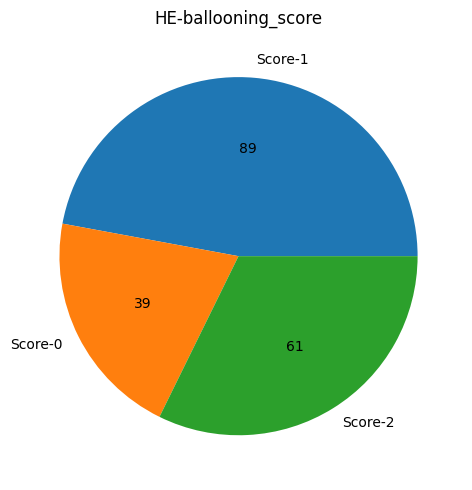
#> input picture HE-ballooning_score.png, 472 x 490 px
$ python -i filter_tools.py   (imports and definitions only)   (older library calls are emulated)
#> lines starting #> are read from the running program, lines starting #| are printed output that depends on the picture; after the words box and inside, x2 and y2 are one past the last pixel; in counts of white or black regions, pixels touching at a corner belong together
#> further down, picture is the input picture: shape (490, 472, 3); mean B, G, R 187.2, 201.1, 178.2
### wsi/image_tools.py
'''
@author: Yang Hu

*reference the code from: https://github.com/deroneriksson/python-wsi-preprocessing
'''

import sys

from PIL import Image
import cv2

import numpy as np
from support.tools import Time
from support.tools import np_info
from skimage.color import rgb2hed, hed2rgb


sys.path.append("..")

# [6 lines left out: function convert_rgb_to_bgr, not called in this run]

def convert_rgb_to_bgr_byhand(img_rgb):
    img_bgr = img_rgb[...,::-1]
    return img_bgr


# [56 lines left out: functions np_to_pil, pil_rgb_2_ihc_dab, pil_to_np_rgb, not called in this run]

def mask_rgb(rgb, mask, show_np_info=False):
    """
    Apply a binary (T/F, 1/0) mask to a 3-channel RGB image and output the result.

    Args:
      rgb: RGB image as a NumPy array.
      mask: An image mask to determine which pixels in the original image should be displayed.

    Returns:
      NumPy array representing an RGB image with mask applied.
    """
    t = Time()
    result = rgb * np.dstack([mask, mask, mask])
    if show_np_info == True:
        np_info(result, "Mask RGB", t.elapsed())

    return result

def mask_percent(np_img):
    """
    Determine the percentage of a NumPy array that is masked (how many of the values are 0 values).

    Args:
      np_img: Image as a NumPy array.

    Returns:
      The percentage of the NumPy array that is masked.
    """
    if (len(np_img.shape) == 3) and (np_img.shape[2] == 3):
        np_sum = np_img[:, :, 0] + np_img[:, :, 1] + np_img[:, :, 2]
        mask_percentage = 100 - np.count_nonzero(np_sum) / np_sum.size * 100
    else:
        mask_percentage = 100 - np.count_nonzero(np_img) / np_img.size * 100
    return mask_percentage

# [2 lines that do not run on import are left out]

### support/tools.py
'''
@author: Yang Hu
'''
import datetime
import numpy as np
from sklearn import preprocessing

class Time:
    """
    Class for displaying elapsed time.
    """

    def __init__(self):
        self.date = str(datetime.date.today())
        self.start = datetime.datetime.now()

    def elapsed_display(self):
        time_elapsed = self.elapsed()
        print("Time elapsed: " + str(time_elapsed))

    def elapsed(self):
        self.end = datetime.datetime.now()
        time_elapsed = self.end - self.start
        return time_elapsed

def normalization(data):
    _range = np.max(data) - np.min(data)
    return (data - np.min(data) + 1e-4) / (_range + 1e-4)

def normalization_sk(data, mode='l2'):
    ''' >>> deprecated for the moment <<< '''
    return preprocessing.normalize(data, norm='l2')

def np_info(np_arr, name=None, elapsed=None, full_np_info=False):
    """
    Display information (shape, type, max, min, etc) about a NumPy array.
    *reference the code from: https://github.com/deroneriksson/python-wsi-preprocessing

    Args:
      np_arr: The NumPy array.
      name: The (optional) name of the array.
      elapsed: The (optional) time elapsed to perform a filtering operation.
    """

    if name is None:
        name = "NumPy Array"
    if elapsed is None:
        elapsed = "---"

    if full_np_info is False:
        print("%-20s | Time: %-14s  Type: %-7s Shape: %s" % (name, str(elapsed), np_arr.dtype, np_arr.shape))
    else:
        # np_arr = np.asarray(np_arr)
        max = np_arr.max()
        min = np_arr.min()
        mean = np_arr.mean()
        is_binary = "T" if (np.unique(np_arr).size == 2) else "F"
        print("%-20s | Time: %-14s Min: %6.2f  Max: %6.2f  Mean: %6.2f  Binary: %s  Type: %-7s Shape: %s" % (
          name, str(elapsed), min, max, mean, is_binary, np_arr.dtype, np_arr.shape))

# [2 lines that do not run on import are left out]

### wsi/filter_tools.py
'''

@author: yang hu

*reference the code from: https://github.com/deroneriksson/python-wsi-preprocessing
'''

import json
import math
import os
from pathlib import Path
import sys

import cv2
from numpy import dtype
from skimage import morphology
from skimage import filters
from skimage import feature
import scipy.ndimage.morphology as sc_morph

import numpy as np
from support import tools
from support.env import ENV
from support.tools import Time
from wsi import image_tools
from wsi.image_tools import mask_percent
from wsi.slide_tools import original_slide_and_scaled_pil_image


sys.path.append("..")


def filter_green_channel(np_img, green_thresh=200, avoid_overmask=True, overmask_thresh=90, output_type="bool",
                         show_np_info=False, print_over_info=False):
    """
    Create a mask to filter out pixels with a green channel value greater than a particular threshold, since hematoxylin
    and eosin are purplish and pinkish, which do not have much green to them.

    Args:
      np_img: RGB image as a NumPy array.
      green_thresh: Green channel threshold value (0 to 255). If value is greater than green_thresh, mask out pixel.
      avoid_overmask: If True, avoid masking above the overmask_thresh percentage.
      overmask_thresh: If avoid_overmask is True, avoid masking above this threshold percentage value.
      output_type: Type of array to return (bool, float, or uint8).

    Returns:
      NumPy array representing a mask where pixels above a particular green channel threshold have been masked out.
    """
#> called with green_thresh = 200, avoid_overmask = True, overmask_thresh = 90, output_type = 'bool', show_np_info = False, print_over_info = True
    t = Time()

    g = np_img[:,:, 1]
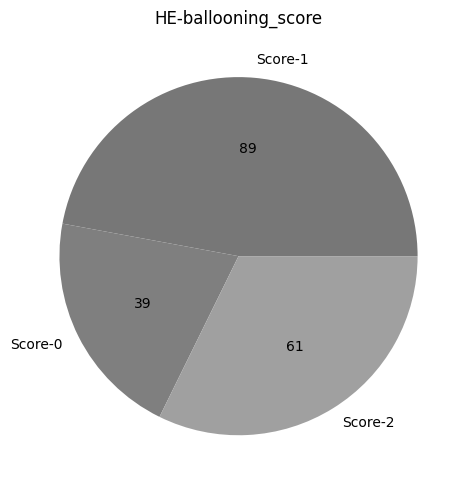
#> g: shape (490, 472); min 0, max 255, mean 201.1
    gr_ch_mask = (g < green_thresh) & (g > 0)
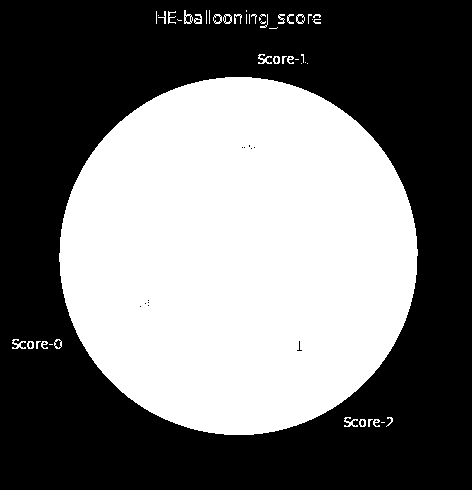
#> gr_ch_mask: shape (490, 472) bool; 44.1% white; 50 white regions (23 under 20 px), largest, box (x1, y1, x2, y2) and area: (59, 77, 418, 435) 100709, (258, 54, 272, 64) 67, (12, 339, 26, 349) 67
    mask_percentage = mask_percent(gr_ch_mask)
#> in mask_percent, `mask_percentage = 100 - np.count_nonzero(np_img) / np_img.size * 100`: mask_percentage = 55.94
#> mask_percentage = 55.94
    if (mask_percentage >= overmask_thresh) and (green_thresh < 255) and (avoid_overmask is True):
        new_green_thresh = math.ceil((255 - green_thresh) / 2 + green_thresh)
        if print_over_info == True:
            print(
              "Mask percentage %3.2f%% >= overmask threshold %3.2f%% for Remove Green Channel green_thresh=%d, so try %d" % (
                mask_percentage, overmask_thresh, green_thresh, new_green_thresh))
        gr_ch_mask = filter_green_channel(np_img, new_green_thresh, avoid_overmask, overmask_thresh, output_type)
    np_img = gr_ch_mask

    if output_type == "bool":
        pass
    elif output_type == "float":
        np_img = np_img.astype(float)
    else:
        np_img = np_img.astype("uint8") * 255

    if show_np_info == True:
        tools.np_info(np_img, "Filter Green Channel", t.elapsed())

    return np_img

# [90 lines left out: functions filter_rgb_to_grayscale, filter_complement, filter_hysteresis_threshold, filter_otsu_threshold, filter_canny, not called in this run]

def filter_grays(rgb, tolerance=15, output_type="bool", show_np_info=False):
    """
    Create a mask to filter out pixels where the red, green, and blue channel values are similar.

    Args:
      np_img: RGB image as a NumPy array.
      tolerance: Tolerance value to determine how similar the values must be in order to be filtered out
      output_type: Type of array to return (bool, float, or uint8).

    Returns:
      NumPy array representing a mask where pixels with similar red, green, and blue values have been masked out.
    """
#> called with tolerance = 8, output_type = 'bool', show_np_info = False
    t = Time()
    (h, w, c) = rgb.shape

    rgb = rgb.astype(np.int32)
    rg_diff = abs(rgb[:,:, 0] - rgb[:,:, 1]) <= tolerance
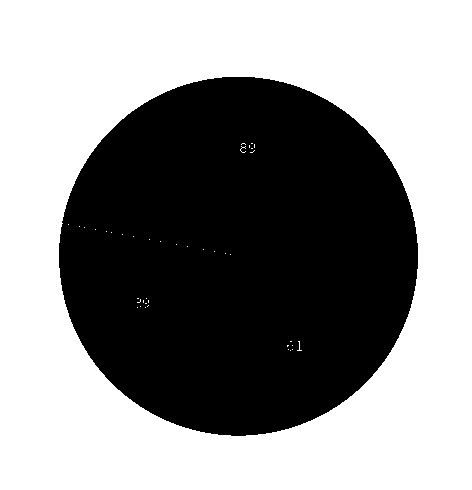
#> rg_diff: shape (490, 472) bool; 56.3% white; 1 black region, box (x1, y1, x2, y2) and area: (59, 77, 418, 436) 101047
    rb_diff = abs(rgb[:,:, 0] - rgb[:,:, 2]) <= tolerance
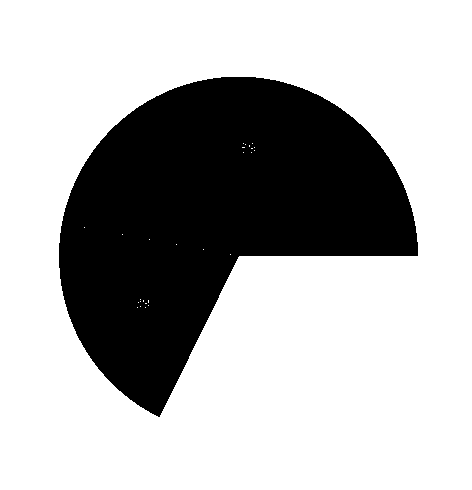
#> rb_diff: shape (490, 472) bool; 70.4% white; 1 black region, box (x1, y1, x2, y2) and area: (59, 77, 418, 417) 68544
    gb_diff = abs(rgb[:,:, 1] - rgb[:,:, 2]) <= tolerance
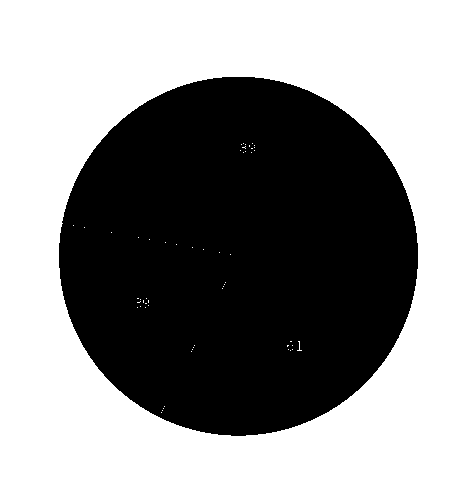
#> gb_diff: shape (490, 472) bool; 56.3% white; 1 black region, box (x1, y1, x2, y2) and area: (59, 77, 418, 436) 101098
    result = ~(rg_diff & rb_diff & gb_diff)
#> result: shape (490, 472) bool; 43.7% white; 1 white region, box (x1, y1, x2, y2) and area: (59, 77, 418, 436) 101166

    if output_type == "bool":
        pass
    elif output_type == "float":
        result = result.astype(float)
    else:
        result = result.astype("uint8") * 255
    if show_np_info == True:
        tools.np_info(result, "Filter Grays", t.elapsed())

    return result

# [23 lines left out: function filter_l_r_half, not called in this run]

def filter_leftmost_piece(rgb):
    """
    filtering left most piece from the image (usually it will be the control tissue)
    """
    gray = cv2.cvtColor(rgb, cv2.COLOR_BGR2GRAY)
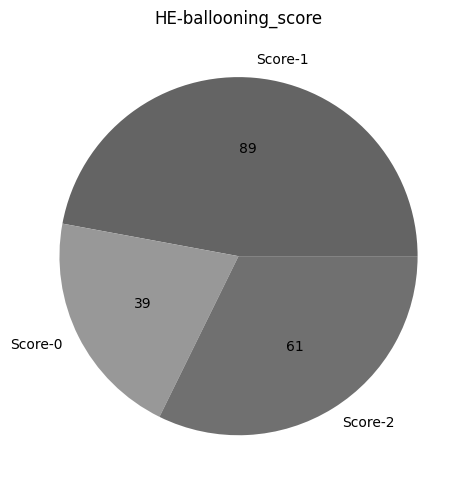
#> gray: shape (490, 472); min 0, max 255, mean 192.7
    _, binary = cv2.threshold(gray, 240, 255, cv2.THRESH_BINARY_INV)
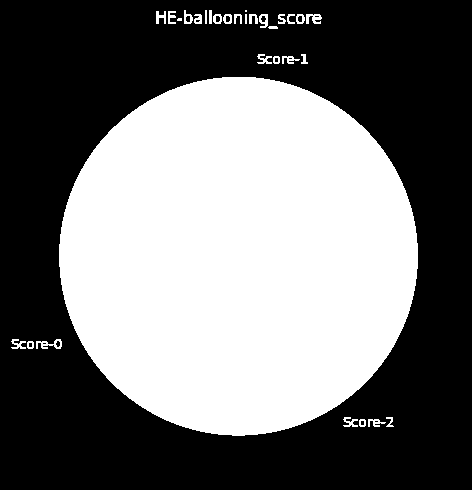
#> binary: shape (490, 472); 44.5% white; 31 white regions (2 under 20 px), largest, box (x1, y1, x2, y2) and area: (59, 77, 418, 436) 101157, (36, 339, 62, 349) 129, (306, 14, 322, 24) 108

    num_labels, labels, stats, _ = cv2.connectedComponentsWithStats(binary, connectivity=8, ltype=cv2.CV_32S)
#> labels: shape (490, 472) int32; 32 distinct labels, from 0 to 31
#> num_labels = 32; stats = 32 rows, first 6: [0, 0, 472, 490, 128418], [156, 11, 10, 13, 80], [168, 11, 8, 13, 67], [184, 10, 9, 14, 68], [205, 10, 2, 14, 28], [209, 10, 3, 14, 42]
#> (the rest of the program and of its run is left out)
